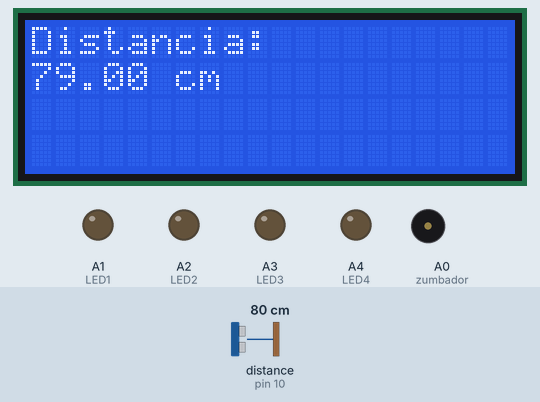
A sketch run on a simulated Arduino Uno, built with avr-gcc and run on an emulated ATmega328P. On the bench: 20×4 character LCD, output pins drawn as LEDs (lit = HIGH), buzzer (waves = sounding). Wiring (inferred from the names in the program): ultrasonic range finder: trigger pin 11; echo pin 10. Inputs (shaded band) come from the test bench; at power-on: distance to the obstacle (sensor on pin 10) 80 cm. The echo pulse lasts 58.3 µs per cm; pins used as bus, display or sensor lines are not drawn.

Above: at 1.2 s.
1.3 s: distance to the obstacle (sensor on pin 10) set to 2 cm
At 1.65 s:
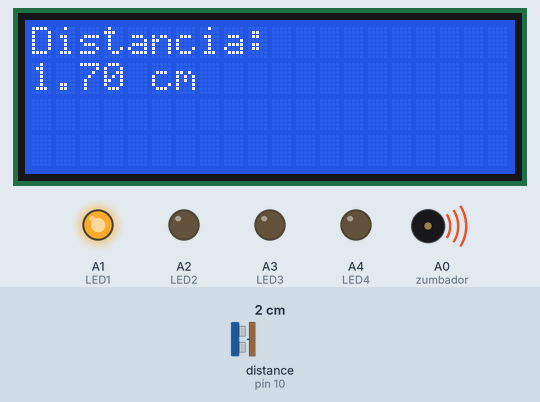
3.6 s: distance to the obstacle (sensor on pin 10) set to 9 cm
At 3.79 s:
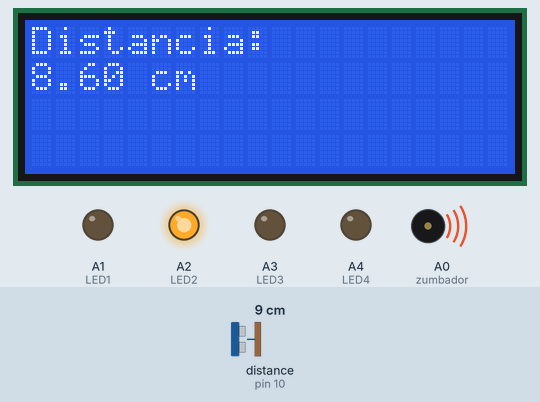
5.7 s: distance to the obstacle (sensor on pin 10) set to 18 cm
At 5.93 s:
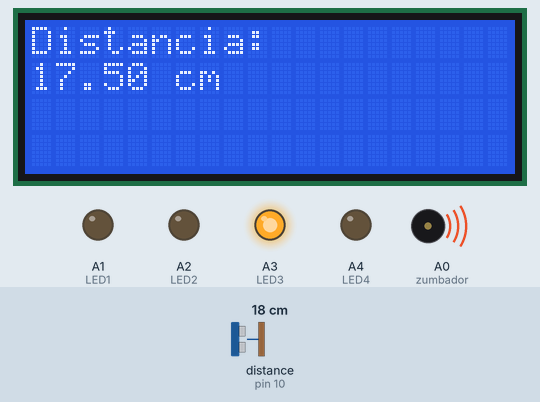
7.9 s: distance to the obstacle (sensor on pin 10) set to 250 cm
At 8.08 s:
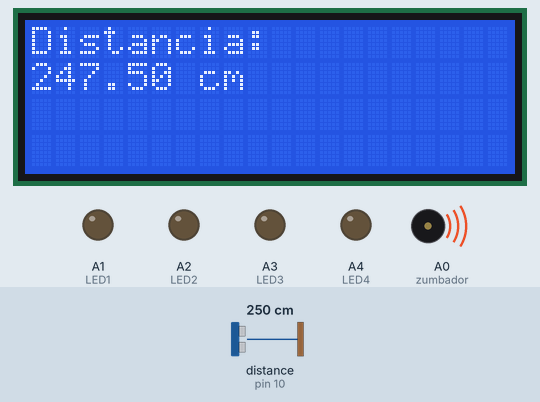
10.5 s: distance to the obstacle (sensor on pin 10) set to 27 cm
At 10.66 s:
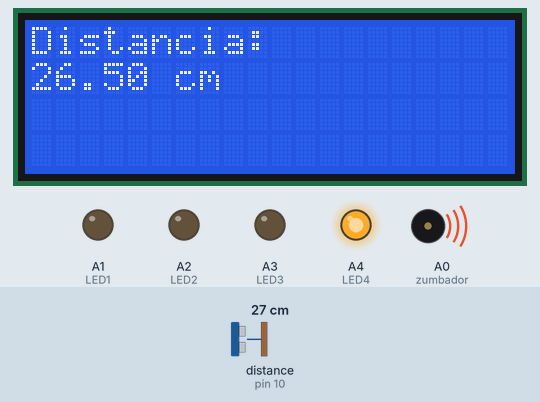
Timing chart, 0 to 13.6 s (numbered marks = the images above; inputs shaded):
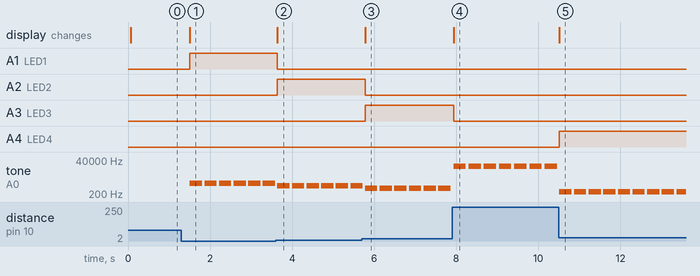

Measured:
- after the input at 1.3 s, A1 (LED1): LOW → HIGH after 0.21 s; tone on A0 (zumbador): alternates 1047 Hz for 0.30 s and silent for 0.06 s, starting after 0.21 s; the display: changes after 0.21 s (image 1)
- after the input at 3.6 s, A1 (LED1): HIGH → LOW at once; A2 (LED2): LOW → HIGH at once; the display: changes at once (image 2)
- after the input at 5.7 s, A2 (LED2): HIGH → LOW after 0.08 s; A3 (LED3): LOW → HIGH after 0.08 s; the display: changes after 0.08 s (image 3)
- after the input at 7.9 s, A3 (LED3): HIGH → LOW at once; the display: changes at once (image 4)
- after the input at 10.5 s, A4 (LED4): LOW → HIGH at once; the display: changes at once (image 5)

The sketch:

4_Distancia.ino
```cpp
// 4_Distancia

#include <LiquidCrystal.h>
// Establece filas y columnas de LCD
#define LCD_ROWS 4
#define LCD_COLS 20

// Objeto LiquidCrystal (RS, E, D4, D5, D6, D7) son (D7, D6, D5, D4, D3, D2) respectivamente
LiquidCrystal lcd(5, 4, 3, 2, 1, 0);

// Defincion de pines
#define TRIGGER 11
#define ECHO 10
#define zumbador A0
#define LED1 A1
#define LED2 A2
#define LED3 A3
#define LED4 A4

// Definicion de notas
#define NOTE_C4  262
#define NOTE_D4  294
#define NOTE_E4  330
#define NOTE_F4  349
#define NOTE_G4  392
#define NOTE_A4  440
#define NOTE_B4  494
#define NOTE_C5  523
#define NOTE_D5  587
#define NOTE_E5  659
#define NOTE_F5  698
#define NOTE_G5  784
#define NOTE_A5  880
#define NOTE_B5  988
#define NOTE_C6  1047

int notas[15]{
  /*  Notas a tocar por el zumbador
   *  Dos octavas, más agudo(B5) = más cerca
   *
  */
  NOTE_C4,
  NOTE_D4,
  NOTE_E4,
  NOTE_F4,
  NOTE_G4,
  NOTE_A4,
  NOTE_B4,
  NOTE_C5,
  NOTE_D5,
  NOTE_E5,
  NOTE_F5,
  NOTE_G5,
  NOTE_A5,
  NOTE_B5,
  NOTE_C6

};

void setup() {
  lcd.begin(LCD_COLS, LCD_ROWS);
  pinMode(TRIGGER, OUTPUT);
  pinMode(ECHO, INPUT);
  pinMode(zumbador, OUTPUT);
  pinMode(LED1, OUTPUT);
  pinMode(LED2, OUTPUT);
  pinMode(LED3, OUTPUT);
  pinMode(LED4, OUTPUT);
}

void loop() {

  long t;   // Tiempo que demora en llegar el echo
  float d;   // Distancia

  // Enviar pulso de 1s0us
  digitalWrite(TRIGGER, HIGH);
  delayMicroseconds(10);
  digitalWrite(TRIGGER, LOW);

  t = pulseIn(ECHO, HIGH);  // Obtenemos ancho de pulso
  // Velocidad del sonido tomada como 340 m/s = 0.034 cm/us
  d = t * 0.034 / 2;   // Distancia, divide entre dos por ida y regreso
  d = roundf(d * 10) / 10.0;  // Redondea 1 decimal
  lcd.clear();
  lcd.print("Distancia:");
  lcd.setCursor(0, 1);
  lcd.print(d);
  lcd.print(" cm");

  /* Tono del zumbador usando notas musicales, mas cerca, mas agudo
   *  Cada nota indica 2 centímetros
   *  Son 15 notas, por lo que 15*2cm = 30cm, ruido empieza de 1 cm a 2cm
  */
  byte ruido = 30 - d;    // Indice del arreglo notas

  ruido /= 2;
  // Toca la nota adecuada, sonido por medio segundo
  if(ruido < 30)
    tone(zumbador, notas[ruido], 300);

  // Apaga todo LED
  digitalWrite(LED1, LOW);
  digitalWrite(LED2, LOW);
  digitalWrite(LED3, LOW);
  digitalWrite(LED4, LOW);
  // Enciende distancia con 4 LEDs, cada uno con 7 cm
  if(d < 7)
    digitalWrite(LED1, HIGH);
  else if(d < 14)
    digitalWrite(LED2, HIGH);
  else if(d < 21)
    digitalWrite(LED3, HIGH);
  else if(d < 28)
    digitalWrite(LED4, HIGH);

  delay(350); // Delay para sonido y un tiempo de desfase
}
```
